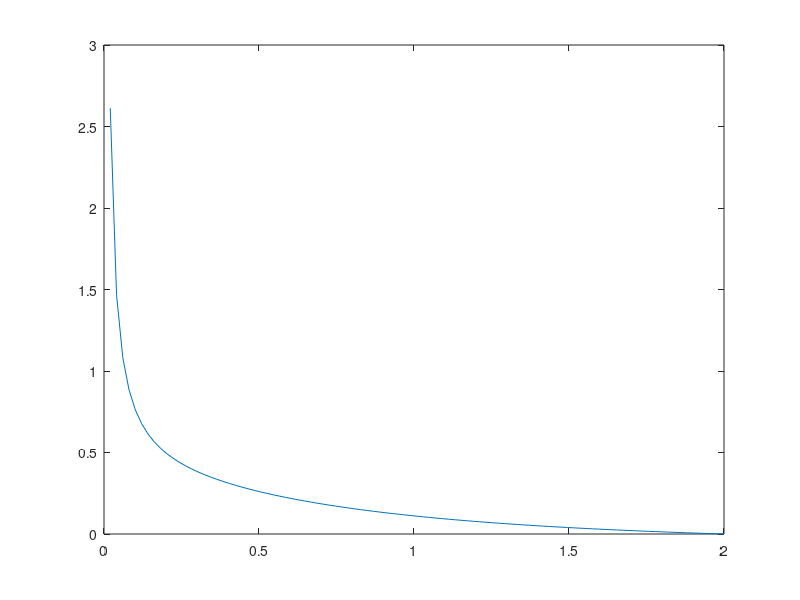
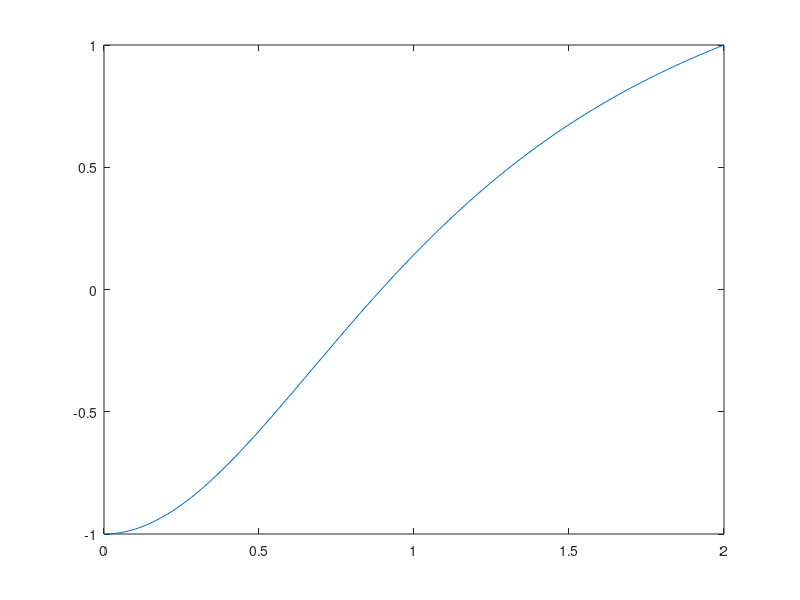

MATLAB code to generate these figures, in order:
clear all; close all; clc;

x = 5;
y = linspace(-1,1,50);

L = 1;
l = linspace(0,2*L,100);

s1 =sqrt(2)*1./(2*l.*(2*L+l));
s2 = 3*l.^2+4*L^2;
s3 = 8*L^3-10*L.*l.^2;
s4 = 4*L^4-l.^2*L^2+l.^4;
for i =1:length(y)
    sigma1(:,i) = (s1/x).*(sqrt(s2.*(x^2+y(i)^2)+s3.*y(i)+s4));
    sigma2(:,i) = sqrt(2).*(1./(2*x.*l))*sqrt(x^2+(y(i)-L)^2);
end

plot(l,sigma2(:,5)-sigma1(:,5));
hold on;


% plot(l,sigma2(:,5));
% hold on;


figure
ymin = L*(5.*l.^2-4*L^2)./(4*L^2+3.*l.^2);
plot(l,ymin);